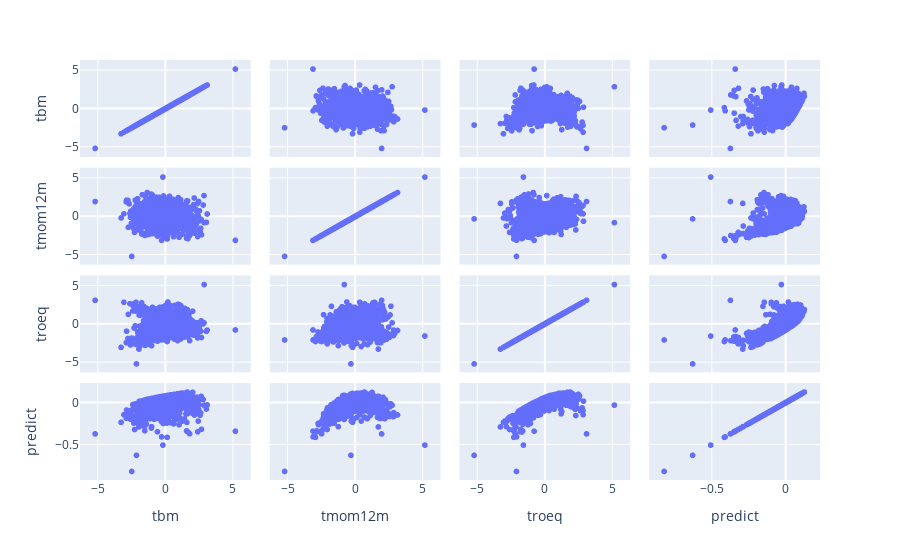

Notebook cell for this chart:
### Markdown cell above
#### Transformed features

### Code cell
cd = np.empty(shape=(df.shape[0], 3, 1), dtype=float)
cd[:, 0] = df.tbm.to_numpy().reshape(-1, 1)
cd[:, 1] = df.tmom12m.to_numpy().reshape(-1, 1)
cd[:, 2] = df.troeq.to_numpy().reshape(-1, 1)
string = """
    %{text}<br>
    tbm = %{customdata[0]:.2}<br>
    tmom12m = %{customdata[1]:.2}<br>
    troeq = %{customdata[2]:.2}<extra></extra>
    """
    
fig = px.scatter_matrix(df[["tbm", "tmom12m", "troeq", "predict"]])
fig.update_traces(
    text=df.index.to_list(),
    customdata=cd,
    hovertemplate=string,
)
fig.show()

### Figure 1 — Plotly figure (JSON) as saved in the notebook; plotly's stock layout.template omitted (floating-point values rounded to 4 significant figures; data arrays with more than 128 entries replaced by an {"elided": "..."} marker saying what was removed)
{"data": [{"customdata": {"elided": "1844x3x1 float values"}, "dimensions": [{"axis": {"matches": true}, "label": "tbm", "values": {"elided": "1844 float values"}}, {"axis": {"matches": true}, "label": "tmom12m", "values": {"elided": "1844 float values"}}, {"axis": {"matches": true}, "label": "troeq", "values": {"elided": "1844 float values"}}, {"axis": {"matches": true}, "label": "predict", "values": {"elided": "1844 float values"}}], "hovertemplate": "\n    %{text}<br>\n    tbm = %{customdata[0]:.2}<br>\n    tmom12m = %{customdata[1]:.2}<br>\n    troeq = %{customdata[2]:.2}<extra></extra>\n    ", "legendgroup": "", "marker": {"color": "#636efa", "symbol": "circle"}, "name": "", "showlegend": false, "text": {"elided": "1844 str values"}, "type": "splom"}], "layout": {"dragmode": "select", "legend": {"tracegroupgap": 0}, "margin": {"t": 60}}}
